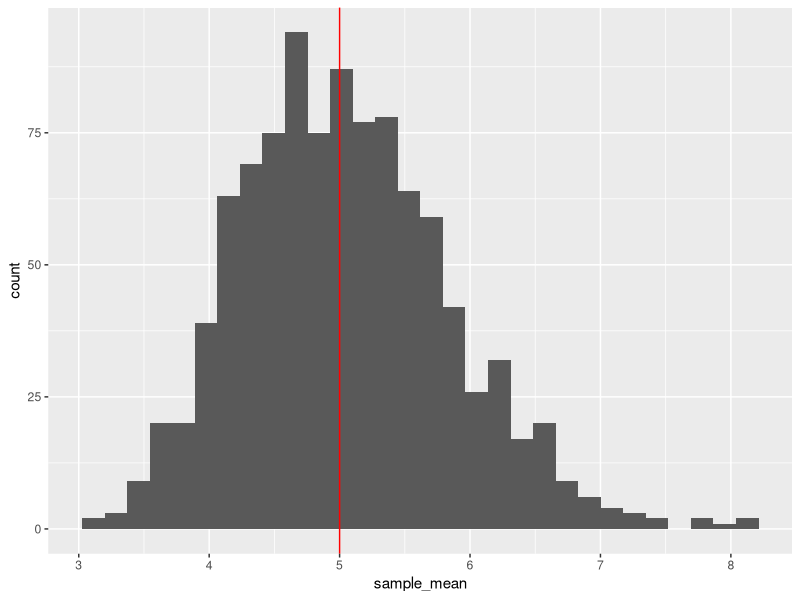
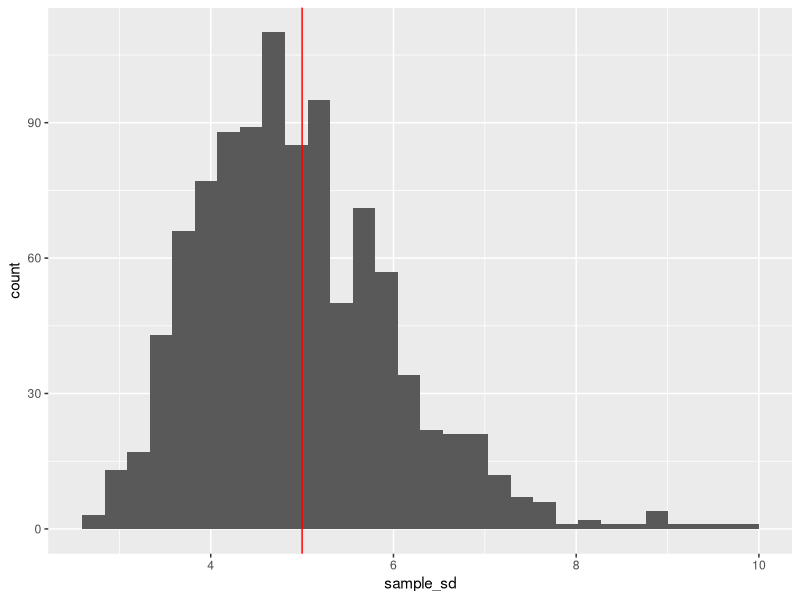
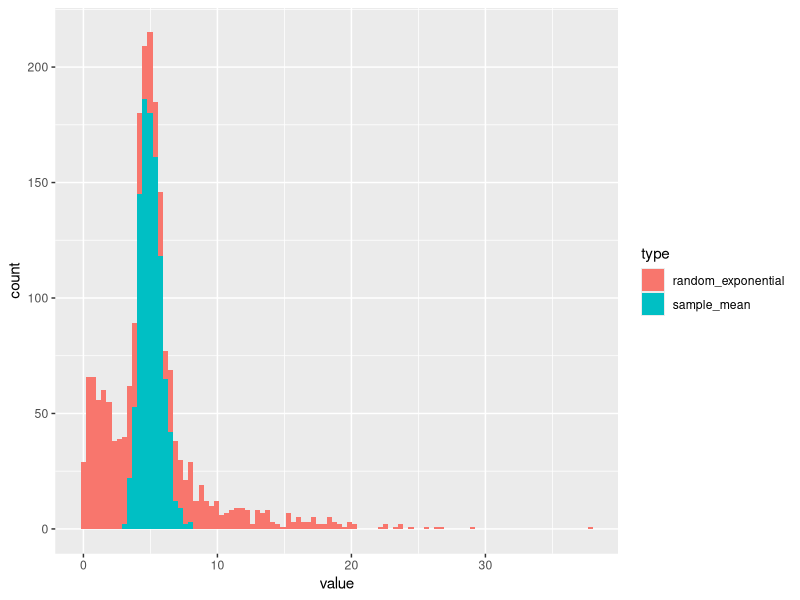

Reproduce these figures in R, in order.
## ---- chunk 1
knitr::opts_chunk$set(echo = TRUE,warning = FALSE,message = FALSE,
                      fig.height = 3)
set.seed(10)
## ---- chunk 2
random_exp <- sapply(1:1000, function(x) rexp(40, 0.2))
## ---- chunk 3
library(ggplot2)
sample_mean <- apply(random_exp, 2, mean)
ggplot() + geom_histogram(aes(x = sample_mean)) + 
    geom_vline(aes(xintercept = 1 / 0.2),col = 
                   'red')

## ---- chunk 4
sample_sd <- apply(random_exp, 2, sd)
ggplot() + geom_histogram(aes(x = sample_sd)) + 
    geom_vline(aes(xintercept = 1 / 0.2),col = 
                   'red')

## ---- chunk 5
library(tidyr)
compare <- data.frame(
    random_exponential =  rexp(1000, 0.2),
    sample_mean = apply(random_exp, 2, mean))
compare <- compare %>% gather(type, value)


ggplot(compare) + geom_histogram(
    aes(x = value, fill = type),bins = 100)

